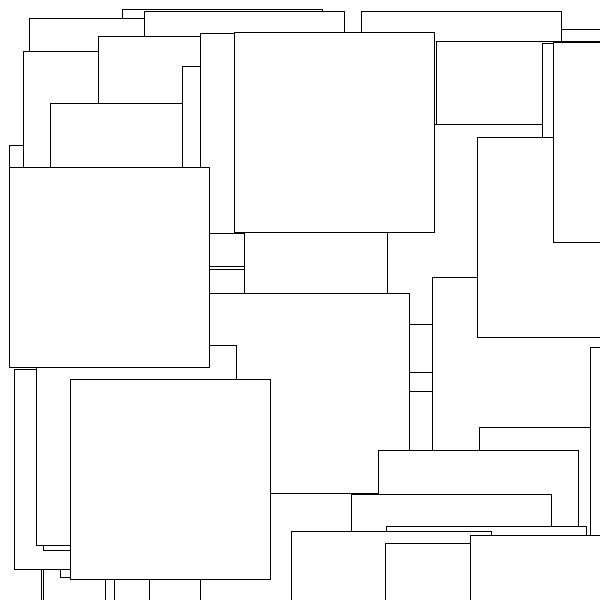
Frame 1 (no input)
Frame 60 (the mouse pressed at the canvas centre just before this capture): identical to frame 1, image omitted
Frame 120 (the mouse held since frame 60 and released just before this capture): identical to frame 1, image omitted

The Processing sketch that drew this single still picture (run headless with seeded random() and noise(); from frame 60 on, the mouse is pressed at the canvas centre):

// Processing sketch: basic_loop
// ── basic_loop.pde
// loops are a way to repeat a specific actions a given number of times
// in this sketch, we're going to draw 100 squares of different sizes

// this type of variable is called an int -it stores whole numbers (e.g. 3, 2046, 1991, etc.)
int numberOfSquares = 100; 

void setup(){
	size(600, 600);
	background(255, 255, 255);
	fill(255, 255, 255);

	// the structure of a loop is as follows:
	// it works with an inside variable
	// you need to give it a starting value
	// then a maximum value that the variable shouldn't exceed
	// the a way for the variable to go from one value to the other

	for(int theCounter = 0; //this is the starting value
		theCounter < numberOfSquares; //this is the maximum value
			theCounter = theCounter + 1){ //this is how go from one to the other: at the end of each loop, we add one to the value of theCounter
		
		// and here we put all the code we want to have executed at each loop
		// in our case, we just want to draw a rectangle at a random position
		rect(random(0, 600), random(0, 600), 200, 200);
	}

}

void draw(){
	// try putting our loop in here and see what happens!!
}
